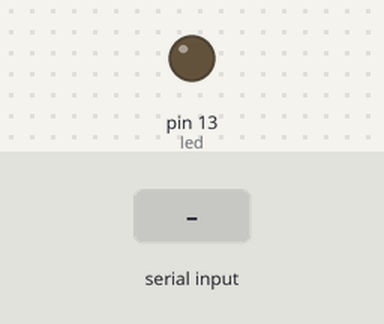
Bench run of a sketch on a simulated Arduino Uno, built with avr-gcc and run on an emulated ATmega328P. Shown: output pins drawn as LEDs (lit = HIGH). The inputs (shaded band) are chosen by the test bench. What the sketch prints to the serial monitor is not drawn.

Above: at 1.3 s.
1.4 s: "1" received over Serial
At 2.2 s:
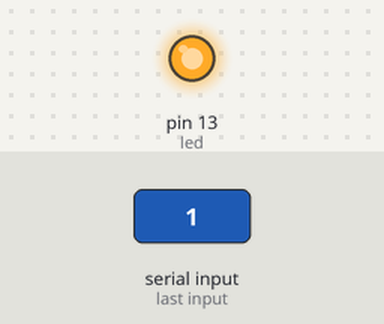
2.9 s: "0" received over Serial
At 3.5 s:
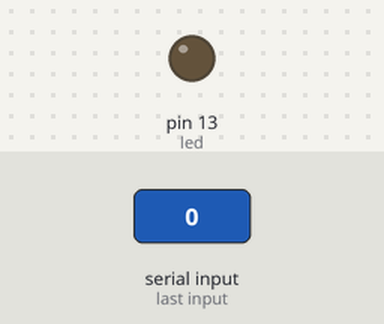
Timing chart, 0 to 5.9 s (numbered marks = the images above; inputs shaded):
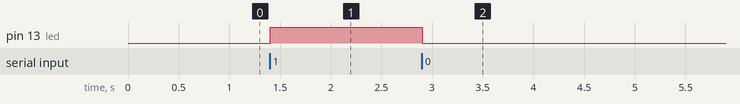

The sketch:

arduino_serial_example.ino
```cpp
// (licence header left out)
// Attach a LED to Pin 13
int led = 13;

char inChar;

// the setup routine runs once when you press reset:
void setup() {
  // initialize the digital pin as an output and turn off
  pinMode(led, OUTPUT);
  digitalWrite(led, LOW);

  // initialize serial port at a baud rate of 115200 bps
  Serial.begin(115200);
  delay(100);
  Serial.println("start");
}

void loop() {

  inChar = '\0';

  while (Serial.available()) {

    // get the new byte:
    inChar = (char)Serial.read();
  }

  //Serial.print("inChar= ");Serial.println(inChar);
  //char byteParsed = parseResponse(inChar);

  if (inChar == '1') { // compare received data
    digitalWrite(led, HIGH); // turn on light
  } else if (inChar == '0') {
    digitalWrite(led, LOW);  // turn off light
  }

  delay(10);
}

// the characters sent to Arduino as String are interpreted as ASCII,
// we decrease 48 to return to ASCII range
char parseResponse(char received) {
  return received - 48;
}
```

Measured:
- after the input at 1.4 s, pin 13 (led): LOW → HIGH at once
- after the input at 2.9 s, pin 13 (led): HIGH → LOW at once
